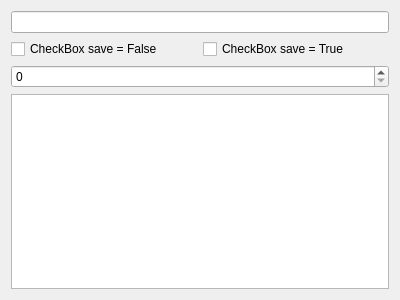
<?xml version="1.0" encoding="UTF-8"?>
<ui version="4.0">
 <class>Widget</class>
 <widget class="QWidget" name="Widget">
  <property name="geometry">
   <rect>
    <x>0</x>
    <y>0</y>
    <width>400</width>
    <height>300</height>
   </rect>
  </property>
  <property name="windowTitle">
   <string>Widget</string>
  </property>
  <layout class="QVBoxLayout" name="verticalLayout">
   <item>
    <widget class="QLineEdit" name="lineEdit">
     <property name="saveStateToXml" stdset="0">
      <bool>true</bool>
     </property>
    </widget>
   </item>
   <item>
    <layout class="QHBoxLayout" name="horizontalLayout">
     <item>
      <widget class="QCheckBox" name="checkBox_2">
       <property name="text">
        <string>CheckBox save = False</string>
       </property>
       <property name="saveStateToXml" stdset="0">
        <bool>false</bool>
       </property>
      </widget>
     </item>
     <item>
      <widget class="QCheckBox" name="checkBox">
       <property name="text">
        <string>CheckBox save = True</string>
       </property>
       <property name="saveStateToXml" stdset="0">
        <bool>true</bool>
       </property>
      </widget>
     </item>
    </layout>
   </item>
   <item>
    <widget class="QSpinBox" name="spinBox">
     <property name="saveStateToXml" stdset="0">
      <bool>true</bool>
     </property>
    </widget>
   </item>
   <item>
    <widget class="QPlainTextEdit" name="plainTextEdit">
     <property name="saveStateToXml" stdset="0">
      <bool>true</bool>
     </property>
    </widget>
   </item>
  </layout>
 </widget>
 <layoutdefault spacing="6" margin="11"/>
 <resources/>
 <connections/>
</ui>
